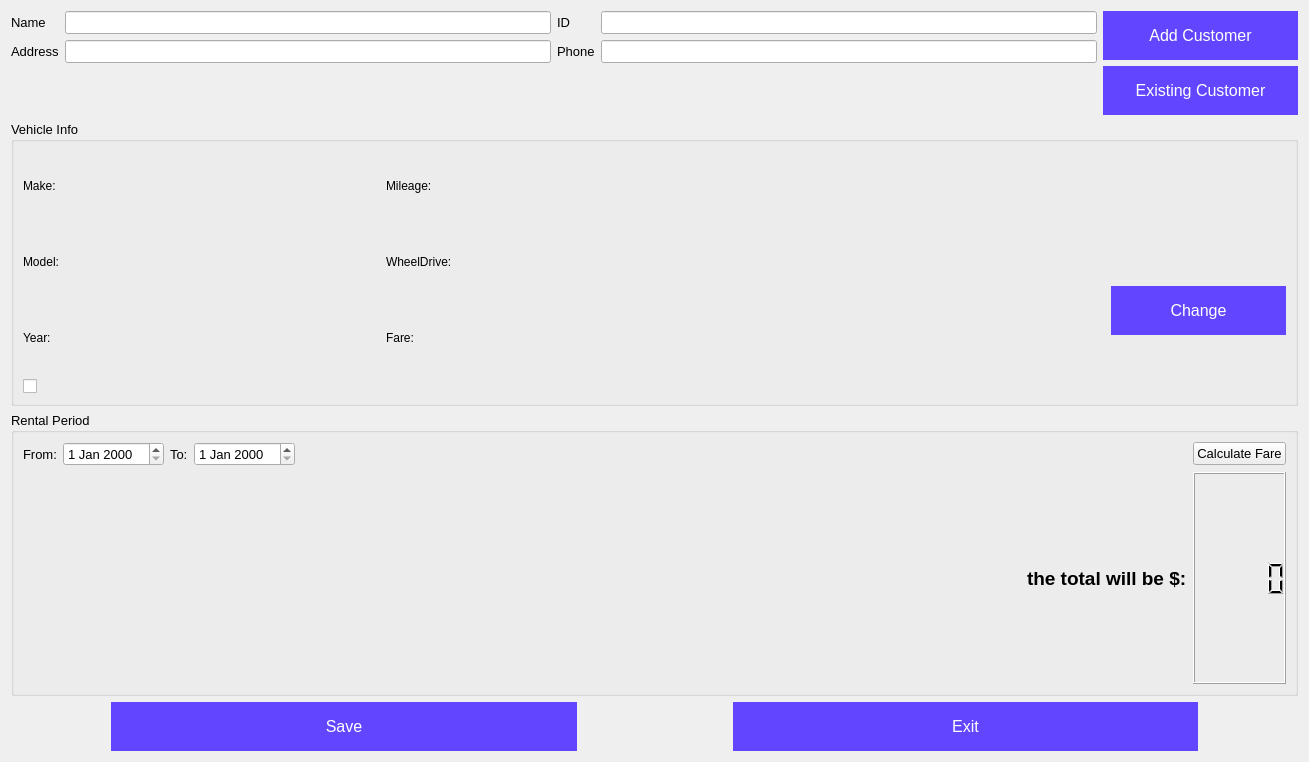
<?xml version="1.0" encoding="UTF-8"?>
<ui version="4.0">
 <class>RentForm</class>
 <widget class="QDialog" name="RentForm">
  <property name="geometry">
   <rect>
    <x>0</x>
    <y>0</y>
    <width>1309</width>
    <height>762</height>
   </rect>
  </property>
  <property name="windowTitle">
   <string>Dialog</string>
  </property>
  <layout class="QVBoxLayout" name="verticalLayout_2">
   <item>
    <layout class="QHBoxLayout" name="horizontalLayout">
     <item>
      <layout class="QFormLayout" name="formLayout">
       <item row="0" column="0">
        <widget class="QLabel" name="label">
         <property name="font">
          <font>
           <family>Segoe UI</family>
           <pointsize>10</pointsize>
          </font>
         </property>
         <property name="text">
          <string>Name</string>
         </property>
        </widget>
       </item>
       <item row="0" column="1">
        <widget class="QLineEdit" name="txtName">
         <property name="font">
          <font>
           <family>Segoe UI</family>
           <pointsize>10</pointsize>
          </font>
         </property>
        </widget>
       </item>
       <item row="1" column="0">
        <widget class="QLabel" name="label_2">
         <property name="font">
          <font>
           <family>Segoe UI</family>
           <pointsize>10</pointsize>
          </font>
         </property>
         <property name="text">
          <string>Address</string>
         </property>
        </widget>
       </item>
       <item row="1" column="1">
        <widget class="QLineEdit" name="txtAddress">
         <property name="font">
          <font>
           <family>Segoe UI</family>
           <pointsize>10</pointsize>
          </font>
         </property>
        </widget>
       </item>
      </layout>
     </item>
     <item>
      <layout class="QFormLayout" name="formLayout_2">
       <item row="0" column="0">
        <widget class="QLabel" name="label_3">
         <property name="font">
          <font>
           <family>Segoe UI</family>
           <pointsize>10</pointsize>
          </font>
         </property>
         <property name="text">
          <string>ID</string>
         </property>
        </widget>
       </item>
       <item row="0" column="1">
        <widget class="QLineEdit" name="txtId">
         <property name="font">
          <font>
           <family>Segoe UI</family>
           <pointsize>10</pointsize>
          </font>
         </property>
        </widget>
       </item>
       <item row="1" column="0">
        <widget class="QLabel" name="label_4">
         <property name="font">
          <font>
           <family>Segoe UI</family>
           <pointsize>10</pointsize>
          </font>
         </property>
         <property name="text">
          <string>Phone</string>
         </property>
        </widget>
       </item>
       <item row="1" column="1">
        <widget class="QLineEdit" name="txtPhone">
         <property name="font">
          <font>
           <family>Segoe UI</family>
           <pointsize>10</pointsize>
          </font>
         </property>
        </widget>
       </item>
      </layout>
     </item>
     <item>
      <layout class="QVBoxLayout" name="verticalLayout">
       <item>
        <widget class="QPushButton" name="btnAddCustomer">
         <property name="styleSheet">
          <string notr="true">QPushButton#btnAddCustomer {
background-color: #6246ff; 
  border: none;
  color: white;
  padding: 15px 32px;
  text-align: center;
  text-decoration: none;
  display: inline-block;
  font-size: 16px;
  transition-duration: 0.4s;
}
QPushButton#btnAddCustomer:hover {
  background-color: #215a91; /* Green */
  color: white;
}
</string>
         </property>
         <property name="text">
          <string>Add Customer</string>
         </property>
        </widget>
       </item>
       <item>
        <widget class="QPushButton" name="btnExistingCustomer">
         <property name="styleSheet">
          <string notr="true">QPushButton#btnExistingCustomer {
background-color: #6246ff; 
  border: none;
  color: white;
  padding: 15px 32px;
  text-align: center;
  text-decoration: none;
  display: inline-block;
  font-size: 16px;
  transition-duration: 0.4s;
}
QPushButton#btnExistingCustomer:hover {
  background-color: #215a91; /* Green */
  color: white;
}
</string>
         </property>
         <property name="text">
          <string>Existing Customer</string>
         </property>
        </widget>
       </item>
      </layout>
     </item>
    </layout>
   </item>
   <item>
    <widget class="QGroupBox" name="groupBox">
     <property name="font">
      <font>
       <family>Segoe UI</family>
       <pointsize>10</pointsize>
      </font>
     </property>
     <property name="title">
      <string>Vehicle Info</string>
     </property>
     <layout class="QGridLayout" name="gridLayout">
      <item row="2" column="0">
       <widget class="QLabel" name="label_7">
        <property name="font">
         <font>
          <family>Segoe UI</family>
          <pointsize>9</pointsize>
         </font>
        </property>
        <property name="text">
         <string>Model:</string>
        </property>
       </widget>
      </item>
      <item row="3" column="2">
       <widget class="QLabel" name="label_12">
        <property name="font">
         <font>
          <family>Segoe UI</family>
          <pointsize>9</pointsize>
         </font>
        </property>
        <property name="text">
         <string>Fare:</string>
        </property>
       </widget>
      </item>
      <item row="2" column="1">
       <widget class="QLabel" name="modelLbl">
        <property name="font">
         <font>
          <family>Segoe UI</family>
          <pointsize>9</pointsize>
          <weight>75</weight>
          <bold>true</bold>
         </font>
        </property>
        <property name="text">
         <string/>
        </property>
       </widget>
      </item>
      <item row="1" column="1">
       <widget class="QLabel" name="makeLbl">
        <property name="font">
         <font>
          <family>Segoe UI</family>
          <pointsize>9</pointsize>
          <weight>75</weight>
          <bold>true</bold>
         </font>
        </property>
        <property name="text">
         <string/>
        </property>
       </widget>
      </item>
      <item row="2" column="6" rowspan="3">
       <widget class="QPushButton" name="changeBtn">
        <property name="styleSheet">
         <string notr="true">QPushButton#changeBtn {
background-color: #6246ff; 
  border: none;
  color: white;
  padding: 15px 32px;
  text-align: center;
  text-decoration: none;
  display: inline-block;
  font-size: 16px;
  transition-duration: 0.4s;
}
QPushButton#changeBtn:hover {
  background-color: #215a91; /* Green */
  color: white;
}
</string>
        </property>
        <property name="text">
         <string>Change</string>
        </property>
       </widget>
      </item>
      <item row="3" column="1">
       <widget class="QLabel" name="yearLbl">
        <property name="font">
         <font>
          <family>Segoe UI</family>
          <pointsize>9</pointsize>
          <weight>75</weight>
          <bold>true</bold>
         </font>
        </property>
        <property name="text">
         <string/>
        </property>
       </widget>
      </item>
      <item row="2" column="2">
       <widget class="QLabel" name="label_11">
        <property name="font">
         <font>
          <family>Segoe UI</family>
          <pointsize>9</pointsize>
         </font>
        </property>
        <property name="text">
         <string>WheelDrive:</string>
        </property>
       </widget>
      </item>
      <item row="1" column="0">
       <widget class="QLabel" name="label_8">
        <property name="font">
         <font>
          <family>Segoe UI</family>
          <pointsize>9</pointsize>
         </font>
        </property>
        <property name="text">
         <string>Make:</string>
        </property>
       </widget>
      </item>
      <item row="2" column="3">
       <widget class="QLabel" name="wheelDriveLbl">
        <property name="font">
         <font>
          <family>Segoe UI</family>
          <pointsize>9</pointsize>
          <weight>75</weight>
          <bold>true</bold>
         </font>
        </property>
        <property name="text">
         <string/>
        </property>
       </widget>
      </item>
      <item row="1" column="2">
       <widget class="QLabel" name="label_10">
        <property name="font">
         <font>
          <family>Segoe UI</family>
          <pointsize>9</pointsize>
         </font>
        </property>
        <property name="text">
         <string>Mileage: </string>
        </property>
       </widget>
      </item>
      <item row="1" column="3">
       <widget class="QLabel" name="mileageLbl">
        <property name="font">
         <font>
          <family>Segoe UI</family>
          <pointsize>9</pointsize>
          <weight>75</weight>
          <bold>true</bold>
         </font>
        </property>
        <property name="text">
         <string/>
        </property>
       </widget>
      </item>
      <item row="3" column="0">
       <widget class="QLabel" name="label_9">
        <property name="font">
         <font>
          <family>Segoe UI</family>
          <pointsize>9</pointsize>
         </font>
        </property>
        <property name="text">
         <string>Year:</string>
        </property>
       </widget>
      </item>
      <item row="3" column="3">
       <widget class="QLabel" name="fareLbl">
        <property name="font">
         <font>
          <family>Segoe UI</family>
          <pointsize>9</pointsize>
          <weight>75</weight>
          <bold>true</bold>
         </font>
        </property>
        <property name="text">
         <string/>
        </property>
       </widget>
      </item>
      <item row="3" column="4" colspan="2">
       <spacer name="horizontalSpacer_2">
        <property name="orientation">
         <enum>Qt::Horizontal</enum>
        </property>
        <property name="sizeType">
         <enum>QSizePolicy::Fixed</enum>
        </property>
        <property name="sizeHint" stdset="0">
         <size>
          <width>100</width>
          <height>20</height>
         </size>
        </property>
       </spacer>
      </item>
      <item row="4" column="0">
       <widget class="QCheckBox" name="insuranceCheckBox">
        <property name="text">
         <string/>
        </property>
       </widget>
      </item>
     </layout>
    </widget>
   </item>
   <item>
    <widget class="QGroupBox" name="groupBox_2">
     <property name="font">
      <font>
       <family>Segoe UI</family>
       <pointsize>10</pointsize>
      </font>
     </property>
     <property name="title">
      <string>Rental Period</string>
     </property>
     <layout class="QGridLayout" name="gridLayout_2">
      <item row="0" column="4">
       <widget class="QPushButton" name="calculateFare">
        <property name="styleSheet">
         <string notr="true">QPushButton#btnExistingCustomer {
background-color: #6246ff; 
  border: none;
  color: white;
  padding: 15px 32px;
  text-align: center;
  text-decoration: none;
  display: inline-block;
  font-size: 16px;
  transition-duration: 0.4s;
}
QPushButton#btnExistingCustomer:hover {
  background-color: #215a91; /* Green */
  color: white;
}
</string>
        </property>
        <property name="text">
         <string>Calculate Fare</string>
        </property>
       </widget>
      </item>
      <item row="1" column="3">
       <widget class="QLabel" name="label_13">
        <property name="font">
         <font>
          <family>Segoe UI</family>
          <pointsize>14</pointsize>
          <weight>75</weight>
          <bold>true</bold>
         </font>
        </property>
        <property name="text">
         <string>the total will be $:</string>
        </property>
       </widget>
      </item>
      <item row="0" column="0">
       <layout class="QHBoxLayout" name="horizontalLayout_2">
        <item>
         <widget class="QLabel" name="label_5">
          <property name="text">
           <string>From:</string>
          </property>
         </widget>
        </item>
        <item>
         <widget class="QDateEdit" name="dateFrom"/>
        </item>
        <item>
         <widget class="QLabel" name="label_6">
          <property name="text">
           <string>To:</string>
          </property>
         </widget>
        </item>
        <item>
         <widget class="QDateEdit" name="dateTo"/>
        </item>
        <item>
         <spacer name="horizontalSpacer">
          <property name="orientation">
           <enum>Qt::Horizontal</enum>
          </property>
          <property name="sizeHint" stdset="0">
           <size>
            <width>40</width>
            <height>20</height>
           </size>
          </property>
         </spacer>
        </item>
       </layout>
      </item>
      <item row="1" column="2">
       <spacer name="horizontalSpacer_6">
        <property name="orientation">
         <enum>Qt::Horizontal</enum>
        </property>
        <property name="sizeHint" stdset="0">
         <size>
          <width>40</width>
          <height>20</height>
         </size>
        </property>
       </spacer>
      </item>
      <item row="1" column="4">
       <widget class="QLCDNumber" name="totalLcd">
        <property name="font">
         <font>
          <family>Segoe UI</family>
          <pointsize>16</pointsize>
         </font>
        </property>
       </widget>
      </item>
     </layout>
    </widget>
   </item>
   <item>
    <layout class="QHBoxLayout" name="horizontalLayout_3">
     <item>
      <spacer name="horizontalSpacer_4">
       <property name="orientation">
        <enum>Qt::Horizontal</enum>
       </property>
       <property name="sizeType">
        <enum>QSizePolicy::Fixed</enum>
       </property>
       <property name="sizeHint" stdset="0">
        <size>
         <width>100</width>
         <height>20</height>
        </size>
       </property>
      </spacer>
     </item>
     <item>
      <widget class="QPushButton" name="saveBtn">
       <property name="font">
        <font>
         <family>Segoe UI</family>
         <pointsize>-1</pointsize>
         <underline>false</underline>
         <strikeout>false</strikeout>
        </font>
       </property>
       <property name="styleSheet">
        <string notr="true">QPushButton#saveBtn {
background-color: #6246ff; 
  border: none;
  color: white;
  padding: 15px 32px;
  text-align: center;
  text-decoration: none;
  display: inline-block;
  font-size: 16px;
  transition-duration: 0.4s;
}
QPushButton#saveBtn:hover {
  background-color: #215a91; /* Green */
  color: white;
}
</string>
       </property>
       <property name="text">
        <string>Save</string>
       </property>
      </widget>
     </item>
     <item>
      <spacer name="horizontalSpacer_3">
       <property name="orientation">
        <enum>Qt::Horizontal</enum>
       </property>
       <property name="sizeType">
        <enum>QSizePolicy::Fixed</enum>
       </property>
       <property name="sizeHint" stdset="0">
        <size>
         <width>150</width>
         <height>20</height>
        </size>
       </property>
      </spacer>
     </item>
     <item>
      <widget class="QPushButton" name="exitBtn">
       <property name="font">
        <font>
         <family>Segoe UI</family>
         <pointsize>-1</pointsize>
         <underline>false</underline>
         <strikeout>false</strikeout>
        </font>
       </property>
       <property name="styleSheet">
        <string notr="true">QPushButton#exitBtn {
background-color: #6246ff; 
  border: none;
  color: white;
  padding: 15px 32px;
  text-align: center;
  text-decoration: none;
  display: inline-block;
  font-size: 16px;
  transition-duration: 0.4s;
}
QPushButton#exitBtn:hover {
  background-color: #215a91; /* Green */
  color: white;
}
</string>
       </property>
       <property name="text">
        <string>Exit</string>
       </property>
      </widget>
     </item>
     <item>
      <spacer name="horizontalSpacer_5">
       <property name="orientation">
        <enum>Qt::Horizontal</enum>
       </property>
       <property name="sizeType">
        <enum>QSizePolicy::Fixed</enum>
       </property>
       <property name="sizeHint" stdset="0">
        <size>
         <width>100</width>
         <height>20</height>
        </size>
       </property>
      </spacer>
     </item>
    </layout>
   </item>
  </layout>
 </widget>
 <resources/>
 <connections/>
</ui>
